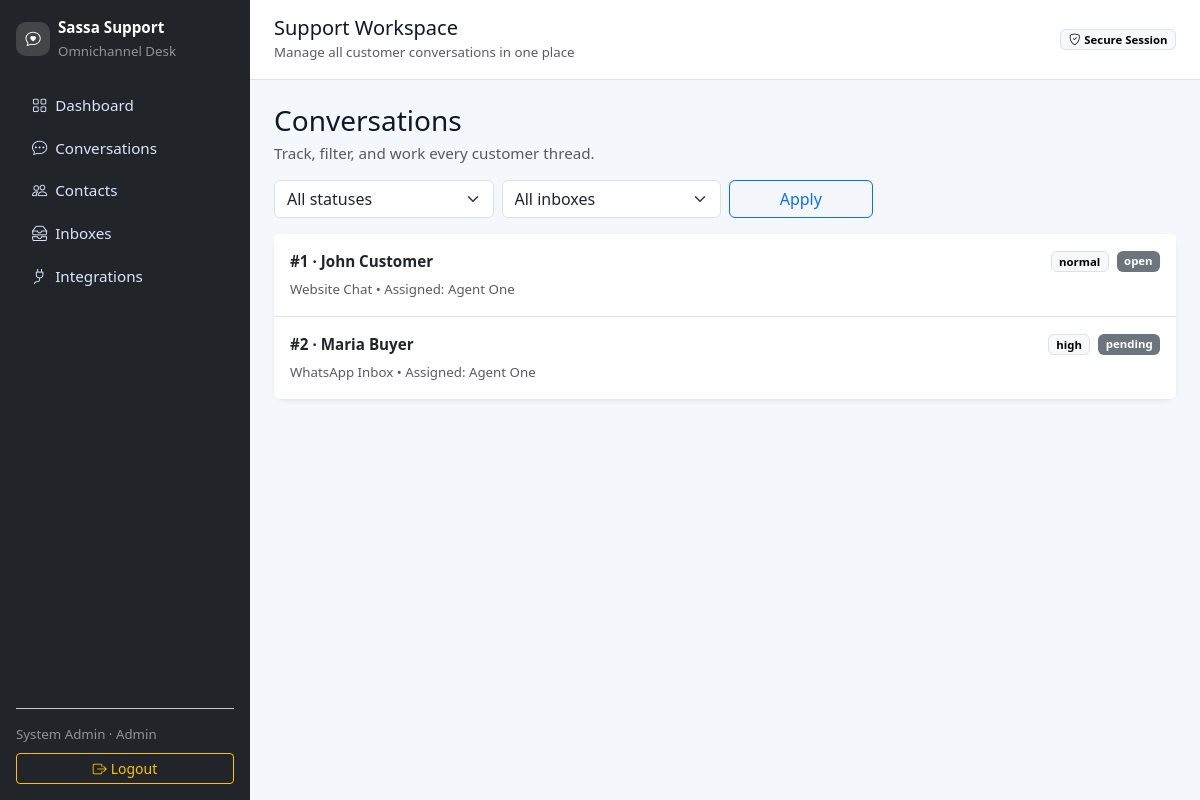
The app's page /conversations (signed in) with its own data.
### tables this page shows
CREATE TABLE conversations (
  id INT AUTO_INCREMENT PRIMARY KEY,
  contact_id INT NOT NULL,
  inbox_id INT NOT NULL,
  assigned_user_id INT NULL,
  subject VARCHAR(190),
  status ENUM('open','pending','resolved','closed') DEFAULT 'open',
  priority ENUM('low','normal','high','urgent') DEFAULT 'normal',
  unread_count INT DEFAULT 0,
  created_at TIMESTAMP DEFAULT CURRENT_TIMESTAMP,
  updated_at TIMESTAMP DEFAULT CURRENT_TIMESTAMP ON UPDATE CURRENT_TIMESTAMP,
  FOREIGN KEY (contact_id) REFERENCES contacts(id),
  FOREIGN KEY (inbox_id) REFERENCES inboxes(id),
  FOREIGN KEY (assigned_user_id) REFERENCES users(id)
);

CREATE TABLE contacts (
  id INT AUTO_INCREMENT PRIMARY KEY,
  name VARCHAR(120) NOT NULL,
  phone VARCHAR(40),
  email VARCHAR(190),
  external_id VARCHAR(190),
  channel_source VARCHAR(60) DEFAULT 'website_chat',
  created_at TIMESTAMP DEFAULT CURRENT_TIMESTAMP
);

CREATE TABLE inboxes (
  id INT AUTO_INCREMENT PRIMARY KEY,
  name VARCHAR(100) NOT NULL,
  channel_type VARCHAR(50) NOT NULL,
  credentials_json JSON NULL,
  is_active TINYINT(1) DEFAULT 1,
  created_at TIMESTAMP DEFAULT CURRENT_TIMESTAMP
);

CREATE TABLE users (
  id INT AUTO_INCREMENT PRIMARY KEY,
  role_id INT NOT NULL,
  name VARCHAR(120) NOT NULL,
  email VARCHAR(190) UNIQUE NOT NULL,
  password_hash VARCHAR(255) NOT NULL,
  is_active TINYINT(1) DEFAULT 1,
  avatar VARCHAR(255) NULL,
  created_at TIMESTAMP DEFAULT CURRENT_TIMESTAMP,
  updated_at TIMESTAMP DEFAULT CURRENT_TIMESTAMP ON UPDATE CURRENT_TIMESTAMP,
  FOREIGN KEY (role_id) REFERENCES roles(id)
);

### app/helpers/App.php (called while the page is built, shortened)
<?php
class App
{
    public static array $config = [];
    public static function init(): void
    {
        self::$config = require __DIR__ . '/../../config/config.php';
        date_default_timezone_set(self::$config['app']['timezone']);
    }
    public static function view(string $view, array $data = []): void
    {
        extract($data);
        require __DIR__ . '/../views/' . $view . '.php';
    }
    public static function basePath(): string
    {
        $configured = trim(parse_url(self::$config['app']['url'] ?? '', PHP_URL_PATH) ?? '', '/');
        $requestPath = trim(parse_url($_SERVER['REQUEST_URI'] ?? '', PHP_URL_PATH) ?? '', '/');
        if ($configured !== '' && ($requestPath === $configured || str_starts_with($requestPath, $configured . '/'))) {
            return $configured;
        }
        $scriptDir = trim(str_replace('\\', '/', dirname($_SERVER['SCRIPT_NAME'] ?? '')), '/');
        return $scriptDir;
    }
    public static function url(string $path = ''): string
    {
        $base = self::basePath();
        $relative = ltrim($path, '/');
        return '/' . ($base ? $base . '/' : '') . $relative;
    }
}

### app/controllers/ConversationsController.php (called while the page is built, shortened)
<?php
class ConversationsController
{
    public function index(): void
    {
        $filters = [
            'status' => $_GET['status'] ?? '',
            'inbox_id' => $_GET['inbox_id'] ?? '',
        ];
        App::view('conversations/index', [
            'conversations' => (new Conversation())->all($filters),
            'inboxes' => (new Inbox())->all(),
        ]);
    }
}

### public/index.php (called while the page is built, shortened)
<?php
require __DIR__ . '/../app/helpers/App.php';
require __DIR__ . '/../app/helpers/functions.php';
require __DIR__ . '/../app/helpers/Router.php';
require __DIR__ . '/../app/models/BaseModel.php';
$router = new Router();
require __DIR__ . '/../routes/web.php';
$router->dispatch($_SERVER['REQUEST_METHOD'], $_SERVER['REQUEST_URI']);

### app/helpers/functions.php (called while the page is built, shortened)
<?php
function e(?string $value): string
{
    return htmlspecialchars((string) $value, ENT_QUOTES, 'UTF-8');
}

### routes/web.php (called while the page is built, shortened)
<?php
$conversations = new ConversationsController();

### app/models/BaseModel.php (called while the page is built)
<?php
class BaseModel
{
    protected PDO $db;
    public function __construct()
    {
        $this->db = App::$db;
    }
}

### app/models/Conversation.php (called while the page is built, shortened)
<?php
class Conversation extends BaseModel
{
    public function all(array $filters = []): array
    {
        $sql = 'SELECT c.*, ct.name contact_name, i.name inbox_name, u.name agent_name FROM conversations c
                JOIN contacts ct ON ct.id=c.contact_id
                JOIN inboxes i ON i.id=c.inbox_id
                LEFT JOIN users u ON u.id=c.assigned_user_id WHERE 1=1';
        $params=[];
        $sql .= ' ORDER BY c.updated_at DESC';
        $stmt=$this->db->prepare($sql);$stmt->execute($params);
        return $stmt->fetchAll();
    }
}

### app/views/conversations/index.php (the view, shortened to what this page needs)
<?php require __DIR__ . '/../partials/header.php'; ?>
<div class="d-flex justify-content-between align-items-center mb-3">
  <div><h3 class="mb-1">Conversations</h3><p class="text-muted mb-0">Track, filter, and work every customer thread.</p></div>
</div>
<form class="row g-2 mb-3">
  <div class="col-md-3"><select class="form-select" name="status"><option value="">All statuses</option></select></div>
  <div class="col-md-3"><select class="form-select" name="inbox_id"><option value="">All inboxes</option><?php foreach ($inboxes as $i): ?><option value="<?= $i['id'] ?>"><?= e($i['name']) ?></option><?php endforeach; ?></select></div>
  <div class="col-md-2"><button class="btn btn-outline-primary w-100">Apply</button></div>
</form>
<div class="card border-0 shadow-sm">
  <div class="list-group list-group-flush">
    <?php foreach ($conversations as $c): ?>
    <a class="list-group-item list-group-item-action p-3" href="<?= App::url('conversations/' . $c['id']) ?>">
      <div class="d-flex justify-content-between align-items-center mb-1">
        <strong>#<?= $c['id'] ?> · <?= e($c['contact_name']) ?></strong>
        <div class="d-flex gap-2">
          <span class="badge text-bg-light border"><?= e($c['priority']) ?></span>
          <span class="badge text-bg-secondary"><?= e($c['status']) ?></span>
        </div>
      </div>
      <small class="text-muted"><?= e($c['inbox_name']) ?> • Assigned: <?= e($c['agent_name'] ?? 'Unassigned') ?></small>
    </a>
    <?php endforeach; ?>
  </div>
</div>
<?php require __DIR__ . '/../partials/footer.php'; ?>

### app/helpers/Router.php (shortened to what this page needs)
<?php
class Router
{
    private array $routes = [];
    public function add(string $method, string $path, callable $handler): void
    {
        $this->routes[] = [$method, trim($path, '/'), $handler];
    }
    public function dispatch(string $method, string $uri): void
    {
        $uri = trim(parse_url($uri, PHP_URL_PATH), '/');
        $baseCandidates = array_filter([
            trim(parse_url(App::$config['app']['url'] ?? '', PHP_URL_PATH) ?? '', '/'),
            App::basePath(),
        ]);
        foreach ($baseCandidates as $base) {
            if ($base && ($uri === $base || str_starts_with($uri, $base . '/'))) {
                $uri = trim(substr($uri, strlen($base)), '/');
                break;
            }
        }
        foreach ($this->routes as [$routeMethod, $routePath, $handler]) {
            $pattern = '#^' . preg_replace('/\{([a-z_]+)\}/', '([^/]+)', $routePath) . '$#';
            if ($routeMethod === $method && preg_match($pattern, $uri, $matches)) {
                array_shift($matches);
                $handler(...$matches);
                return;
            }
        }
    }
}

### app/views/partials/header.php (shortened to what this page needs)
<!doctype html>
<html lang="en">
<head>
<link href="https://cdn.jsdelivr.net/npm/bootstrap@5.3.3/dist/css/bootstrap.min.css" rel="stylesheet">
<link href="https://cdn.jsdelivr.net/npm/bootstrap-icons@1.11.3/font/bootstrap-icons.min.css" rel="stylesheet">
<link href="<?= App::url('public/assets/css/app.css') ?>" rel="stylesheet">
</head>
<body>
<?php $user = $_SESSION['user'] ?? null; ?>
<div class="app-shell d-flex">
<?php if ($user): ?>
<aside class="sidebar bg-dark text-white p-3">
    <div class="brand d-flex align-items-center gap-2 mb-4">
        <span class="brand-mark"><i class="bi bi-chat-heart"></i></span>
        <div>
            <strong class="d-block"><?= e(App::$config['app']['name']) ?></strong>
            <small class="text-white-50">Omnichannel Desk</small>
        </div>
    </div>
    <nav class="nav flex-column nav-pills nav-sassa gap-1">
        <a href="<?= App::url('dashboard') ?>" class="nav-link"><i class="bi bi-grid me-2"></i>Dashboard</a>
        <a href="<?= App::url('conversations') ?>" class="nav-link"><i class="bi bi-chat-dots me-2"></i>Conversations</a>
        <a href="<?= App::url('contacts') ?>" class="nav-link"><i class="bi bi-people me-2"></i>Contacts</a>
        <a href="<?= App::url('inboxes') ?>" class="nav-link"><i class="bi bi-inboxes me-2"></i>Inboxes</a>
        <a href="<?= App::url('integrations') ?>" class="nav-link"><i class="bi bi-plug me-2"></i>Integrations</a>
    </nav>
    <div class="mt-auto pt-3 border-top border-secondary-subtle">
        <div class="small text-white-50 mb-2"><?= e($user['name']) ?> · <?= e($user['role_name']) ?></div>
        <a href="<?= App::url('logout') ?>" class="btn btn-outline-warning btn-sm w-100"><i class="bi bi-box-arrow-right me-1"></i>Logout</a>
    </div>
</aside>
<?php endif; ?>
<div class="content-wrap flex-grow-1">
<?php if ($user): ?>
<header class="topbar bg-white border-bottom px-4 py-3 d-flex justify-content-between align-items-center">
    <div>
        <h1 class="h5 mb-0">Support Workspace</h1>
        <small class="text-muted">Manage all customer conversations in one place</small>
    </div>
    <span class="badge text-bg-light border"><i class="bi bi-shield-check me-1"></i>Secure Session</span>
</header>
<?php endif; ?>
<main class="p-4">
<div class="container-fluid px-0">

### app/views/partials/footer.php (shortened to what this page needs)
</div>
</main>
</div>
</div>
</body>
</html>

### public/assets/css/app.css (style rules this page uses)
:root { --bg:#f4f7fb; --card:#ffffff; --text:#0f172a; }
body { background:var(--bg);color:var(--text);font-size:.95rem }
.app-shell { min-height:100vh }
.sidebar { width:250px;min-height:100vh;display:flex;flex-direction:column;position:sticky;top:0 }
.brand-mark { width:34px;height:34px;border-radius:10px;background:rgba(255,255,255,.15);display:inline-flex;align-items:center;justify-content:center }
.nav-sassa .nav-link { color:#dbe5ff;border-radius:.6rem }
.content-wrap { min-width:0 }
.topbar { position:sticky;top:0;z-index:10 }
.card { border-radius:12px }

### records on screen
conversations: id "1", contact.name "John Customer", priority "normal", status "open", inbox.name "Website Chat", assigned_user.name "Agent One"
conversations: id "2", contact.name "Maria Buyer", priority "high", status "pending", inbox.name "WhatsApp Inbox", assigned_user.name "Agent One"
